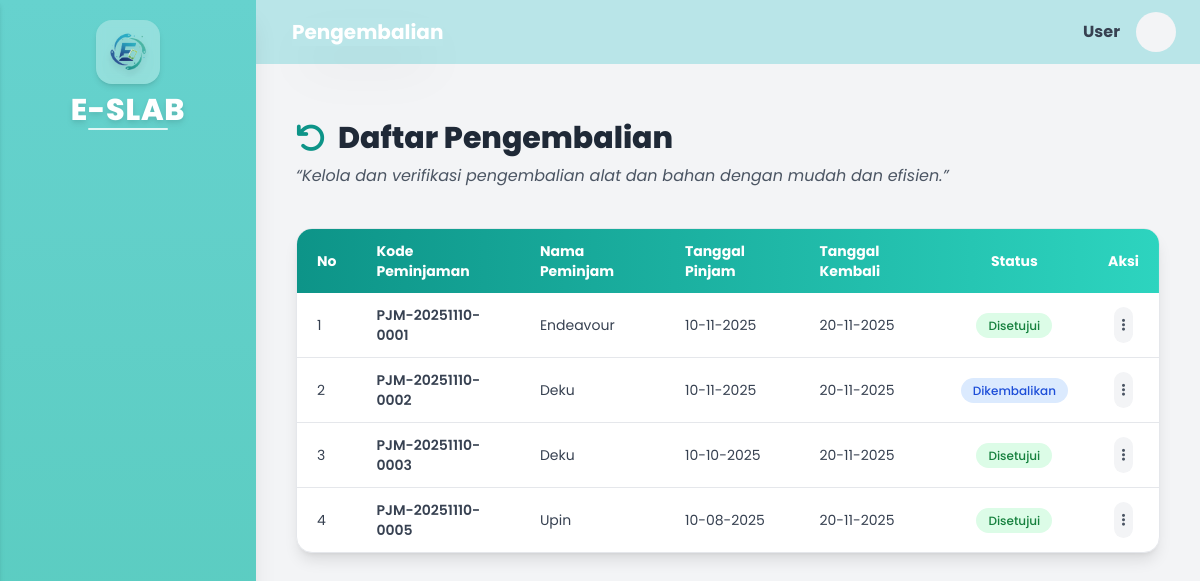
The app's page /index.php/admin/pengembalian with its own data.
### tables this page shows
CREATE TABLE `peminjaman` (
  `id_peminjaman` int(11) NOT NULL,
  `kode_peminjaman` varchar(30) NOT NULL,
  `id_user` int(11) NOT NULL,
  `nama_peminjam` varchar(100) DEFAULT NULL,
  `no_hp` varchar(20) DEFAULT NULL,
  `jurusan` varchar(100) DEFAULT NULL,
  `kelas` varchar(50) DEFAULT NULL,
  `nama_barang` varchar(100) DEFAULT NULL,
  `tanggal_pinjam` date NOT NULL,
  `tanggal_kembali` date DEFAULT NULL,
  `tanggal_disetujui` datetime DEFAULT NULL,
  `tanggal_dikembalikan` datetime DEFAULT NULL,
  `tujuan` varchar(255) DEFAULT NULL,
  `status` enum('pending','disetujui','ditolak','dikembalikan') NOT NULL DEFAULT 'pending',
  `keterangan` varchar(255) DEFAULT NULL,
  `created_at` timestamp NOT NULL DEFAULT current_timestamp(),
  `updated_at` timestamp NULL DEFAULT NULL ON UPDATE current_timestamp()
);

### application/controllers/admin/Pengembalian.php (called while the page is built, shortened)
<?php
class Pengembalian extends CI_Controller
{
    public function __construct()
    {
        $this->load->model('Peminjaman_model');
        $this->load->library('session');
    }
    public function index()
    {
        $data['peminjaman'] = $this->Peminjaman_model->get_disetujui_dan_dikembalikan();
        $user_name = $this->session->userdata('nama_user') ?? $this->session->userdata('username');
        $user_initial = strtoupper(substr($user_name, 0, 1));
        $data['title'] = "Pengembalian";
        $data['user_name'] = $user_name;
        $data['user_initial'] = $user_initial;
        $this->load->view('layouts/header', $data);
        $this->load->view('layouts/sidebar', $data);
        $this->load->view('admin/pengembalian/index', $data);
        $this->load->view('layouts/footer');
    }
}

### index.php (called while the page is built, shortened)
<?php
require_once BASEPATH.'core/CodeIgniter.php';

### application/models/Peminjaman_model.php (called while the page is built, shortened)
<?php
class Peminjaman_model extends CI_Model
{
    public function get_disetujui_dan_dikembalikan()
    {
        $this->db->select('p.*, u.nama as nama_user');
        $this->db->from('peminjaman p');
        $this->db->join('users u', 'u.id_user = p.id_user', 'left');
        $this->db->where_in('p.status', ['disetujui', 'dikembalikan']);
        $this->db->order_by('p.tanggal_pinjam', 'DESC');
        return $this->db->get()->result();
    }
}

### application/views/admin/pengembalian/index.php (the view, shortened to what this page needs)
<div class="p-4 min-h-screen">
    <div class="text-center md:text-left mb-10">
        <h1 class="text-2xl md:text-3xl font-extrabold text-gray-800 flex items-center justify-center md:justify-start gap-3">
            <i class="fas fa-undo text-teal-600"></i> Daftar Pengembalian
        </h1>
        <p class="italic text-gray-600 mt-2 text-sm md:text-base">
            “Kelola dan verifikasi pengembalian alat dan bahan dengan mudah dan efisien.”
        </p>
    </div>
    <div class="overflow-x-auto bg-white shadow-lg rounded-2xl border border-gray-200">
        <table class="min-w-full text-sm text-gray-700">
            <thead class="bg-gradient-to-r from-teal-600 to-teal-400 text-white">
                <tr>
                    <th class="px-5 py-3 text-left">No</th>
                    <th class="px-5 py-3 text-left">Kode Peminjaman</th>
                    <th class="px-5 py-3 text-left">Nama Peminjam</th>
                    <th class="px-5 py-3 text-left">Tanggal Pinjam</th>
                    <th class="px-5 py-3 text-left">Tanggal Kembali</th>
                    <th class="px-5 py-3 text-center">Status</th>
                    <th class="px-5 py-3 text-center">Aksi</th>
                </tr>
            </thead>
            <tbody class="divide-y divide-gray-200">
                <?php if (!empty($peminjaman)): ?>
                    <?php $no = 1;
                    foreach ($peminjaman as $item): ?>
                        <tr class="hover:bg-teal-50 transition">
                            <td class="px-5 py-3"><?= $no++; ?></td>
                            <td class="px-5 py-3 font-semibold"><?= htmlspecialchars($item->kode_peminjaman); ?></td>
                            <td class="px-5 py-3"><?= htmlspecialchars($item->nama_peminjam); ?></td>
                            <td class="px-5 py-3"><?= date('d-m-Y', strtotime($item->tanggal_pinjam)); ?></td>
                            <td class="px-5 py-3"><?= date('d-m-Y', strtotime($item->tanggal_kembali)); ?></td>
                            <td class="px-5 py-3 text-center">
                                <span class="px-3 py-1 rounded-full text-xs font-medium <?= $item->status === 'disetujui'
                                                                                            ? 'bg-green-100 text-green-700'
                                                                                            : ($item->status === 'dikembalikan'
                                                                                                ? 'bg-blue-100 text-blue-700'
                                                                                                : 'bg-gray-100 text-gray-700'); ?>">
                                    <?= ucfirst($item->status); ?>
                                </span>
                            </td>
                            <td class="px-5 py-3 text-center relative">
                                <button onclick="toggleDropdown(event, 'dropdown-<?= $item->id_peminjaman; ?>')"
                                    class="p-2 rounded-full bg-gray-100 hover:bg-teal-400 transition relative z-10">
                                    <i class="fas fa-ellipsis-v text-gray-600"></i>
                                </button>
                            </td>
                        </tr>
                    <?php endforeach; ?>
                <?php else: ?>
                    <tr>
                        <td colspan="7" class="text-center py-6 text-gray-500">Tidak ada data peminjaman yang disetujui.</td>
                    </tr>
                <?php endif; ?>
            </tbody>
        </table>
    </div>

### records on screen
peminjaman: kode_peminjaman "PJM-20251110-0001", nama_peminjam "Endeavour", tanggal_pinjam "10-11-2025", tanggal_kembali "20-11-2025", status "Disetujui"
peminjaman: kode_peminjaman "PJM-20251110-0002", nama_peminjam "Deku", tanggal_pinjam "10-11-2025", tanggal_kembali "20-11-2025", status "Dikembalikan"
peminjaman: kode_peminjaman "PJM-20251110-0003", nama_peminjam "Deku", tanggal_pinjam "10-10-2025", tanggal_kembali "20-11-2025", status "Disetujui"
peminjaman: kode_peminjaman "PJM-20251110-0005", nama_peminjam "Upin", tanggal_pinjam "10-08-2025", tanggal_kembali "20-11-2025", status "Disetujui"

### other values on screen
$title "Pengembalian"
